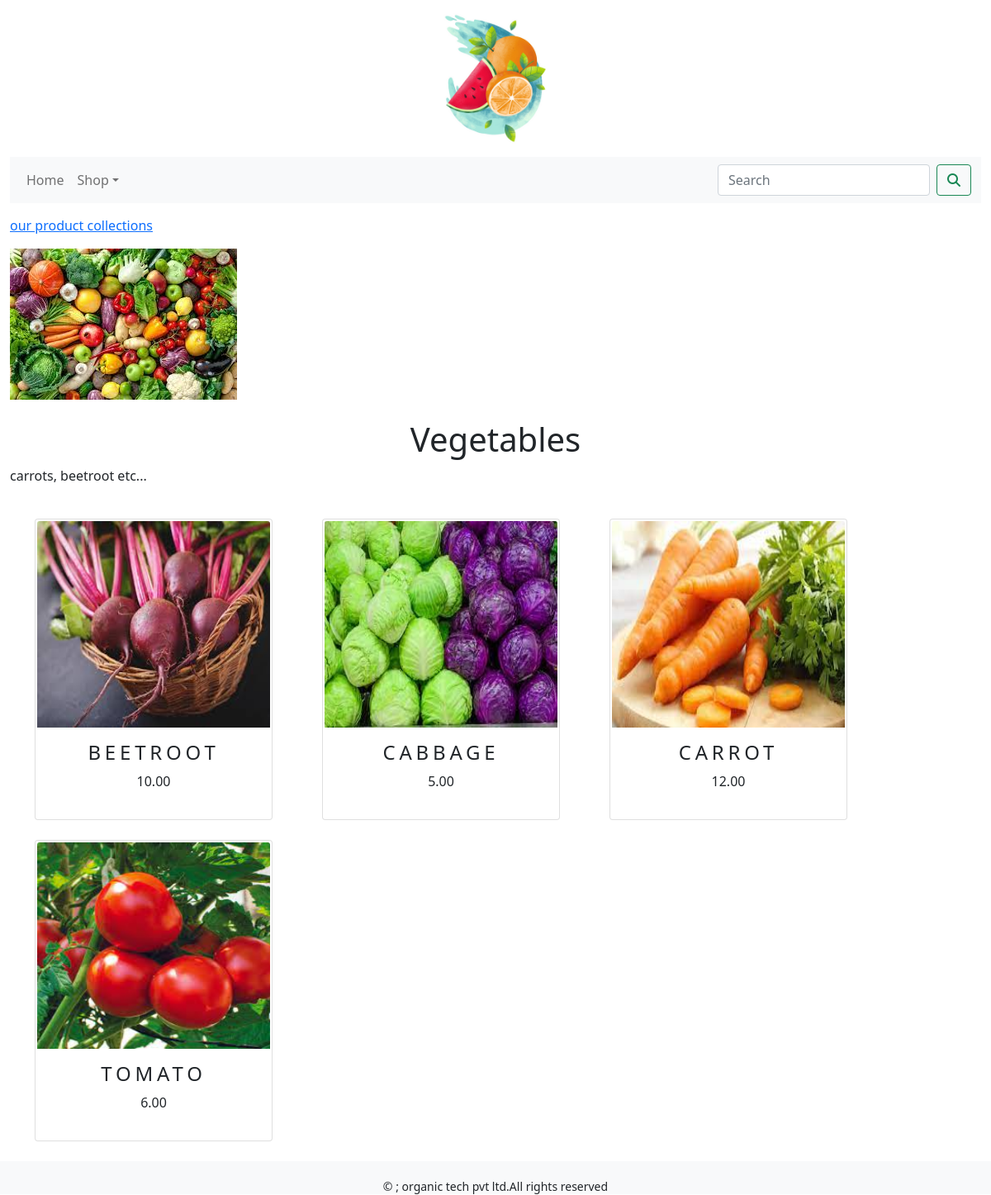
The page /shop/vegetables/ on the database its author committed.
### shop/models.py (models this page shows, shortened)
class Category(models.Model):
    name=models.CharField(max_length=250,unique=True)
    slug=models.SlugField(max_length=250,unique=True)
    description=models.TextField(blank=True)
    image=models.ImageField(upload_to='category',blank=True)
    class Meta:
        ordering=('name',)
        verbose_name='category'
        verbose_name_plural='categories'
    def get_url(self):
        return reverse('shop:products_by_category',args=[self.slug])

class  Product(models.Model):
    name = models.CharField(max_length=250, unique=True)
    slug = models.SlugField(max_length=250, unique=True)
    description = models.TextField(blank=True)
    image = models.ImageField(upload_to='product', blank=True)
    price=models. DecimalField(max_digits=10,decimal_places=2)
    category=models.ForeignKey(Category,on_delete=models.CASCADE)
    stock=models.IntegerField()
    available=models.BooleanField(default=True)
    created=models.DateTimeField(auto_now_add=True)
    updated=models.DateTimeField(auto_now=True)
    def get_url(self):
        return reverse('shop:prodCatdetail',args=[self.category.slug,self.slug])
    class Meta:
        ordering=('name',)
        verbose_name='product'
        verbose_name_plural='products'

### shop/views.py (the view)
# urls.py: path('', views.allProdCat,name='allProdCat'),
def allProdCat(request, c_slug=None):
    c_page=None
    products_list=None
    if c_slug!=None:
        c_page=get_object_or_404(Category,slug=c_slug)
        products_list=Product.objects.all().filter(category=c_page,available=True)
    else:
        products_list=Product.objects.all().filter(available=True)
    paginator=Paginator(products_list,6)
    try:
        page=int(request.GET.get('page','1'))
    except :
        page=1
    try:
        products=paginator.page(page)
    except (EmptyPage,InvalidPage):
        products=paginator.page(paginator.num_pages)
    return render(request,"category.html",{'category':c_page,'products':products})

### cart/context_processors.py (called while the page is built)
def counter(request):
    item_count=0
    if 'admin' in request.path:
        return {}
    else:
        try:
            cart=Cart.objects.filter(cart_id=_cart_id(request))
            car_items=CartItem.objects.all().filter(cart=cart[:1])
            for cart_item in car_items:
                item_count += cart_item.quantity
        except Cart.DoesNotExist:
            item_count=0
        return dict(item_count=item_count)

### cart/views.py (called while the page is built)
def _cart_id(request):
    cart=request.session.session_key
    if not cart:
        cart=request.session.create()
    return cart

### shop/context_processors.py (called while the page is built)
def menu_links(request):
    links=Category.objects.all()
    return dict(links=links)

### templates/category.html (shortened to what this page needs)
{% extends 'base.html' %}
{% load static %}
{% block content %}
  {% if category %}
<div>
    <div class="row my_row_class">
        <div class="mx_auto">
        <p> <a href="{% url 'shop:allProdCat' %}"> our product collections</a></p>
    </div>
        </div>
</div>
  {% endif %}
<div class="mx_auto">
    {% if category %}
    <img src="{{category.image.url}}" alt="{{category.name}}">
</div>
   <br>
<div>
    <h1 class="text-center my-title">
        {{category.name}}
    </h1>
    <p class="text-justify">{{category.description}}</p>
</div>
     {% endif %}
<div class="container">
    <div class="row mx-auto">
        {% for product in products.object_list %}
    <div class="my_bottom_margin col-9 col-sm-12 col-md-4 col-ig-4 row mt-4">
     <div class="card text-center" style="width:18rem; padding:2px;">
        <a href ="{{product.get_url}}"><img class="card-img-top my_image" width="250px" height="250px" src = "{{product.image.url}}"> </a>
        <div class="card-body">
            <h4>{{product.name}}</h4>
            <p>{{product.price}}</p>
        </div>
    </div>
  </div>
   {% endfor %}
    </div>
    <br>
</div>
{% endblock %}

### static/css/custom.css (style rules this page uses)
body { font-family: 'Roboto', sans-serif; }
.my_row_class { padding-top:15px; }
.my_image { width:100% height:auto; }
.my_bottom_margin { margin_bottom:10px; }
.card-body h4 { font size:14px; text-transform:uppercase; letter-spacing:.2em; }

### rows shown on the page
Category: image (picture), name "Vegetables", description "carrots, beetroot etc..."
Product: image (picture), name "BEETROOT", price "10.00"
Product: image (picture), name "CABBAGE", price "5.00"
Product: image (picture), name "CARROT", price "12.00"
Product: image (picture), name "TOMATO", price "6.00"
